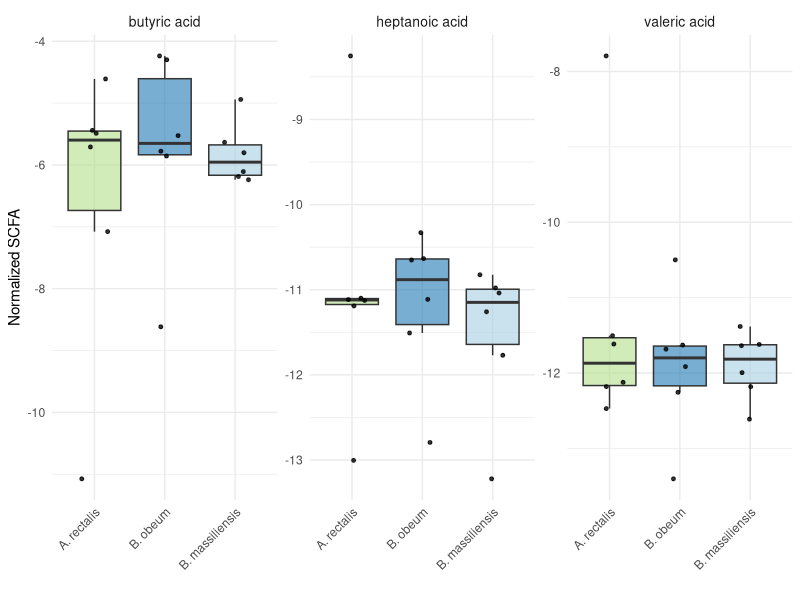
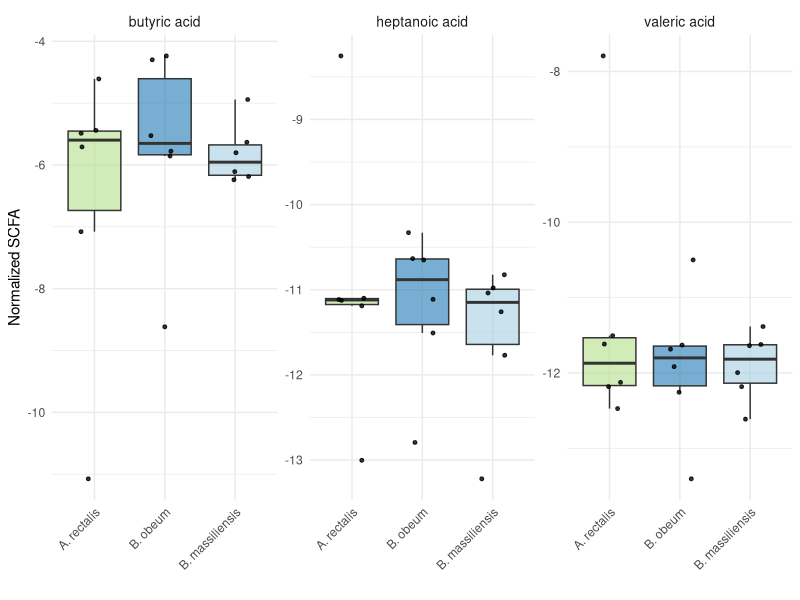

These charts were generated, in order, by the following R code:
## ---- chunk 1
knitr::opts_chunk$set(echo = TRUE)
library(tidyverse)
library(readxl)
## ---- chunk 2
mimic_24_SCFA_Data_Summary <- read_excel(
  "../data/metabolomics/mimic 24_SCFA_Data_Summary.xlsx",
  sheet = "Normalization", n_max = 24
)
mimic_24_SCFA_Data_Summary[is.na(mimic_24_SCFA_Data_Summary)] <- 0

normalized_cleaned_data <- mimic_24_SCFA_Data_Summary %>%
  mutate(across(c(`acetic acid`, `propionic acid`, `isobutyric acid`, `butyric acid`,
                  `2-methylbutyric acid`, `isovaleric acid`, `valeric acid`,
                  `isocaproic acid`, `caproic acid`, `heptanoic acid`),
                ~ . / `feces weight for SCFA (mg)`,
                .names = "norm_{col}")) %>%
  mutate(mouse = gsub("neg-m(\\d)c(\\d)", "\\1.\\2", Sample)) %>%
  select(mouse, microbiome.sample, starts_with("norm_"))

colnames(normalized_cleaned_data) <- gsub("^norm_", "", colnames(normalized_cleaned_data))

long_data <- normalized_cleaned_data %>%
  pivot_longer(cols = c(`butyric acid`, `valeric acid`, `heptanoic acid`),
               names_to = "variable", values_to = "value") %>%
  filter(microbiome.sample != "PBS") %>%
  mutate(microbiome.sample = factor(
           microbiome.sample,
           levels = c("Agathobacter rectalis", "Blautia obeum", "Blautia massiliensis")),
         microbiome.sample = recode(microbiome.sample,
                                    "Agathobacter rectalis" = "A. rectalis",
                                    "Blautia obeum" = "B. obeum",
                                    "Blautia massiliensis" = "B. massiliensis"))

ggplot(long_data, aes(x = microbiome.sample, y = log(value), fill = microbiome.sample)) +
  geom_boxplot(outlier.shape = NA, alpha = 0.6) +
  geom_jitter(width = 0.2, size = 1, alpha = 0.8, color = "black") +
  facet_wrap(~variable, scales = "free_y", ncol = 5) +
  labs(x = "", y = "Normalized SCFA") +
  theme_minimal() +
  theme(legend.position = "none",
        strip.text = element_text(size = 10),
        axis.text.x = element_text(angle = 45, hjust = 1)) +
  scale_fill_brewer(palette = "Paired", direction = -1)

ggsave("../../manuscript/figures/panels/fig5C_scfa-butyrate-heptanoate-valerate.svg", width = 5, height = 3)
